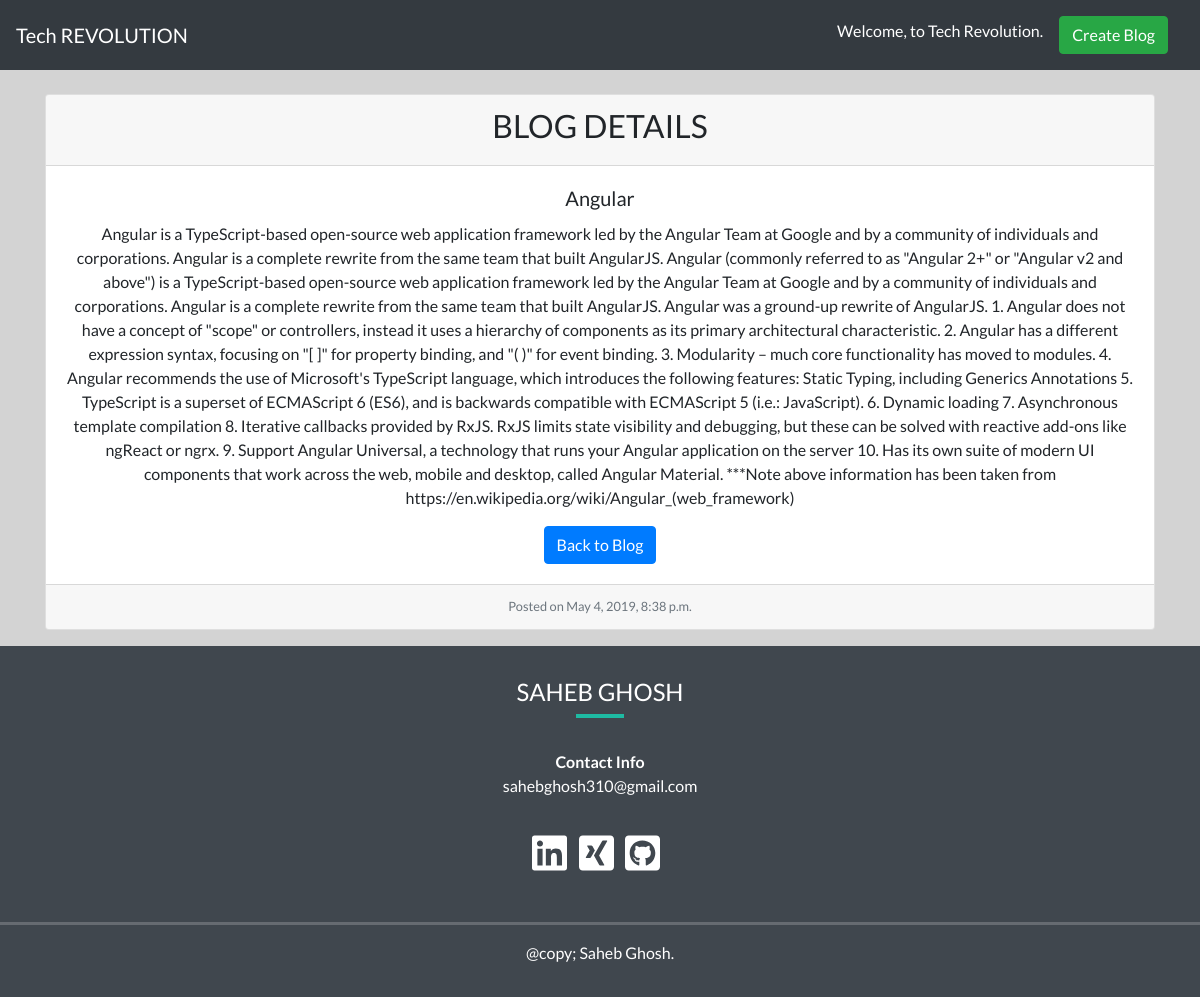
The app's page /blog/angular/ with its own data.
### blog/models.py (models this page shows, shortened)
class Blogs(models.Model):
    title = models.CharField(max_length=150)
    slug = models.SlugField()
    description = models.TextField()
    date = models.DateTimeField(auto_now_add=True)
    image = models.ImageField(default='default.jpg', blank=True, upload_to='images')
    author = models.ForeignKey(User, default=None, on_delete=models.CASCADE)

### blog/views.py (the view)
# urls.py: path('<slug>/', views.blog_detail, name='detail'),
def blog_detail(request, slug):
    queryset = Blogs.objects.get(slug = slug)
    context = {
        'blog': queryset
    }
    return render(request, 'blog/blogdetail.html', context)

### blog/templates/blog/blogdetail.html
{% extends 'blog/base.html' %}
{% block content %}
<div class="container mt-4">
<div class="card text-center">
  <div class="card-header">
  <h2>BLOG DETAILS</h2>
  </div>
  <div class="card-body">
    <h5 class="card-title">{{ blog.title }}</h5>
    <p class="card-text">{{ blog.description }}</p>
    <a href="{% url 'blog:list' %}" class="btn btn-primary">Back to Blog</a>
  </div>
  <div class="card-footer">
<small class="text-muted">Posted on {{ blog.date }}</small>
</div>
</div>
</div>
{% endblock %}

### blog/static/main.css (style rules this page uses)
body { overflow-x: hidden; font-family: "Lato", sans-serif; background-color: lightgrey; }

### records on screen
Blogs: title "Angular", description "Angular is a TypeScript-based open-source web application framework led by the Angular Team at Google and by a community of individuals and corporations. Angular is a complete rewrite from the same team that built AngularJS. Angular (commonly referred to as \"Angular 2+\" or \"Angular v2 and above\") is a TypeScript-based open-source web application framework led by the Angular Team at Google and by a community of individuals and corporations. Angular is a complete rewrite from the same team that built AngularJS. Angular was a ground-up rewrite of AngularJS. 1. Angular does not have a concept of \"scope\" or controllers, instead it uses a hierarchy of components as its primary architectural…", date "May 4, 2019, 8:38 p.m."
